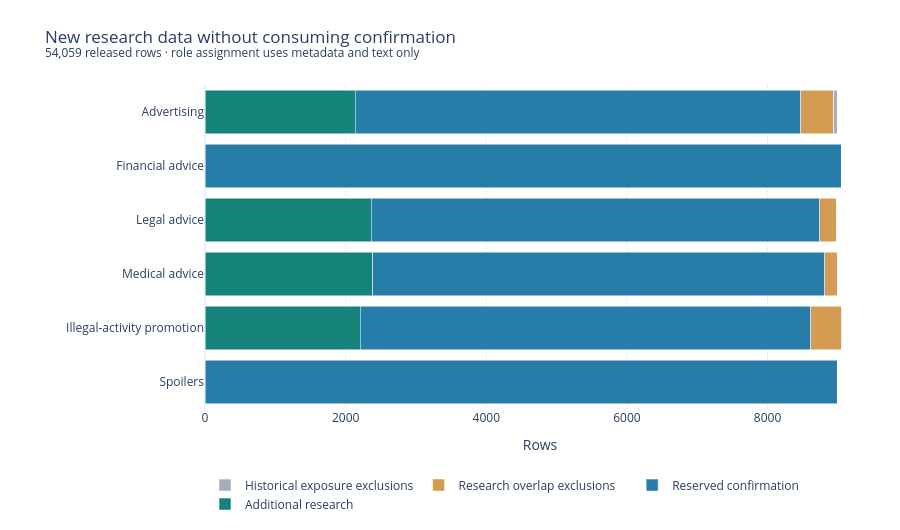

The notebook cell this image was saved under:
### Markdown cell above
## 11 · A protected route beyond two policies
The [host-released dataset](https://www.kaggle.com/datasets/sorenj/jigsaw-agile-community-rules-classification/data) was verified against the original training and preview files. The committed protocol uses policy, Public/Private metadata and normalized text to assign roles **before interpreting research labels**. Research rows are removed when their comment or any supplied example exposes a reserved body. Reserved rows already exposed by historical training/preview inputs are reported as exclusions.

The reserve is a research protocol, not a security boundary around public data. Its targets have not been scored or used for selection. Exact-copy isolation does not establish paraphrase independence. The original 2,029 rows plus 9,106 additions provide 11,135 development rows before duplicate handling. The audit finds 544 repeated body/policy rows and 39 conflicting-label groups; the next study must address them with grouped validation and a documented sensitivity analysis. It must also respect the strong class imbalance in promotion comments.

### Code cell
display_boundary(root)
display(pd.Series(released["boundary"]["role_counts"], name="Released rows"))
display(pd.DataFrame(released["boundary"]["research_label_counts"]))
print("Confirmation targets exposed:", released["boundary"]["confirmation_targets_accessed"])
print("Protocol commit:", released["boundary"]["protocol_commit"])

### Figure 1 — Plotly figure (JSON) as saved in the notebook; plotly's stock layout.template omitted (floating-point values rounded to 4 significant figures)
{"data": [{"hovertemplate": "%{y}<br>%{x:,} rows<extra>Additional research</extra>", "marker": {"color": "#16837b"}, "name": "Additional research", "orientation": "h", "type": "bar", "x": [2140, 0, 2366, 2389, 2211, 0], "y": ["Advertising", "Financial advice", "Legal advice", "Medical advice", "Illegal-activity promotion", "Spoilers"]}, {"hovertemplate": "%{y}<br>%{x:,} rows<extra>Reserved confirmation</extra>", "marker": {"color": "#277da8"}, "name": "Reserved confirmation", "orientation": "h", "type": "bar", "x": [6331, 9046, 6379, 6426, 6402, 8992], "y": ["Advertising", "Financial advice", "Legal advice", "Medical advice", "Illegal-activity promotion", "Spoilers"]}, {"hovertemplate": "%{y}<br>%{x:,} rows<extra>Research overlap exclusions</extra>", "marker": {"color": "#d49b52"}, "name": "Research overlap exclusions", "orientation": "h", "type": "bar", "x": [469, 0, 238, 178, 438, 0], "y": ["Advertising", "Financial advice", "Legal advice", "Medical advice", "Illegal-activity promotion", "Spoilers"]}, {"hovertemplate": "%{y}<br>%{x:,} rows<extra>Historical exposure exclusions</extra>", "marker": {"color": "#a6afb9"}, "name": "Historical exposure exclusions", "orientation": "h", "type": "bar", "x": [48, 5, 0, 0, 1, 0], "y": ["Advertising", "Financial advice", "Legal advice", "Medical advice", "Illegal-activity promotion", "Spoilers"]}], "layout": {"barmode": "stack", "height": 530, "legend": {"orientation": "h", "y": -0.19}, "margin": {"b": 105, "l": 205, "r": 25, "t": 85}, "title": {"text": "New research data without consuming confirmation<br><sup>54,059 released rows · role assignment uses metadata and text only</sup>"}, "xaxis": {"title": {"text": "Rows"}}, "yaxis": {"autorange": "reversed"}}}
